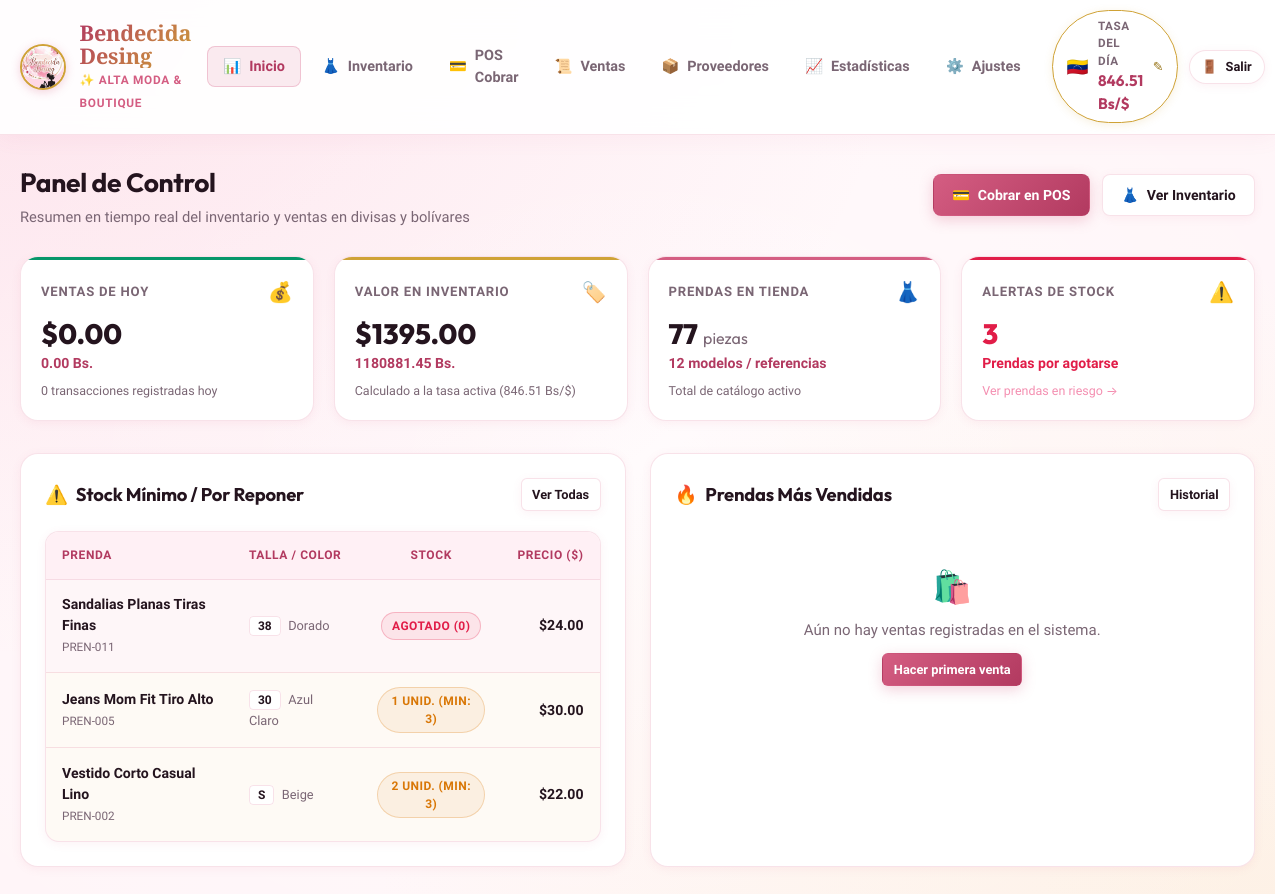
/ (signed in), run on the app's committed database.
### tables this page shows
CREATE TABLE prendas (
            id INTEGER PRIMARY KEY AUTOINCREMENT,
            codigo TEXT UNIQUE NOT NULL,
            nombre TEXT NOT NULL,
            categoria TEXT NOT NULL,
            talla TEXT NOT NULL,
            color TEXT NOT NULL,
            precio_costo REAL NOT NULL DEFAULT 0.0,
            precio_venta REAL NOT NULL DEFAULT 0.0,
            stock INTEGER NOT NULL DEFAULT 0,
            stock_minimo INTEGER NOT NULL DEFAULT 3,
            activo INTEGER NOT NULL DEFAULT 1,
            fecha_creacion TEXT NOT NULL
        , imagen TEXT DEFAULT '', proveedor_id INTEGER DEFAULT NULL, compra_proveedor_id INTEGER DEFAULT NULL);

### app.py (the view)
@app.route('/')
def dashboard():
    kpis = db.get_dashboard_kpis()
    return render_template('dashboard.html', kpis=kpis, active_page='dashboard')

### app.py (called while the page is built)
@app.before_request
def require_login():
    if request.endpoint in ['login', 'static'] or (request.path and request.path.startswith('/static')):
        return
    if not session.get('user_id'):
        return redirect(url_for('login', next=request.url))

@app.context_processor
def inject_global_data():
    config = db.get_config_dict()
    tasa = db.get_tasa_dolar()
    return {
        'config': config,
        'tasa_dolar': tasa,
        'ultima_actualizacion_bcv': config.get('ultima_actualizacion_bcv', ''),
        'current_user': session.get('user_name', 'Administrador'),
        'username': session.get('username', 'admin'),
        'anio_actual': datetime.now().year
    }

### database.py (called while the page is built)
def get_db():
    conn = sqlite3.connect(DB_PATH)
    conn.row_factory = sqlite3.Row
    conn.execute("PRAGMA foreign_keys = ON")
    return conn

def get_config_dict():
    conn = get_db()
    rows = conn.execute('SELECT clave, valor FROM configuracion').fetchall()
    conn.close()
    return {r['clave']: r['valor'] for r in rows}

def get_tasa_dolar():
    conn = get_db()
    row = conn.execute("SELECT valor FROM configuracion WHERE clave = 'tasa_dolar'").fetchone()
    conn.close()
    if row:
        try:
            return float(row['valor'])
        except ValueError:
            return 65.50
    return 65.50

### templates/dashboard.html (shortened to what this page needs)
{% extends "base.html" %}
{% block content %}
<div class="page-header">
  <div class="page-title-group">
    <h2>Panel de Control</h2>
    <p>Resumen en tiempo real del inventario y ventas en divisas y bolívares</p>
  </div>
  <div class="header-actions">
    <a href="{{ url_for('pos') }}" class="btn btn-primary">
      <span>💳</span> Cobrar en POS
    </a>
    <a href="{{ url_for('inventario') }}" class="btn btn-secondary">
      <span>👗</span> Ver Inventario
    </a>
  </div>
</div>
<div class="kpi-grid">
  <div class="kpi-card emerald">
    <div class="kpi-header">
      <span class="kpi-title">Ventas de Hoy</span>
      <span class="kpi-icon">💰</span>
    </div>
    <div class="kpi-value-group">
      <div class="kpi-main-val">${{ "%.2f"|format(kpis.ventas_hoy_usd) }}</div>
      <div class="kpi-sub-val">{{ "%.2f"|format(kpis.ventas_hoy_bs) }} Bs.</div>
    </div>
    <div class="kpi-foot">
      <span>{{ kpis.total_ventas_hoy }} transacciones registradas hoy</span>
    </div>
  </div>
  <div class="kpi-card blue">
    <div class="kpi-header">
      <span class="kpi-title">Valor en Inventario</span>
      <span class="kpi-icon">🏷️</span>
    </div>
    <div class="kpi-value-group">
      <div class="kpi-main-val">${{ "%.2f"|format(kpis.valor_inventario_usd) }}</div>
      <div class="kpi-sub-val">{{ "%.2f"|format(kpis.valor_inventario_bs) }} Bs.</div>
    </div>
    <div class="kpi-foot">
      <span>Calculado a la tasa activa ({{ "%.2f"|format(kpis.tasa_dolar) }} Bs/$)</span>
    </div>
  </div>
  <div class="kpi-card">
    <div class="kpi-header">
      <span class="kpi-title">Prendas en Tienda</span>
      <span class="kpi-icon">👗</span>
    </div>
    <div class="kpi-value-group">
      <div class="kpi-main-val">{{ kpis.total_unidades }} <span style="font-size: 1rem; color: var(--text-muted); font-weight: normal;">piezas</span></div>
      <div class="kpi-sub-val">{{ kpis.total_modelos }} modelos / referencias</div>
    </div>
    <div class="kpi-foot">
      <span>Total de catálogo activo</span>
    </div>
  </div>
  <div class="kpi-card rose">
    <div class="kpi-header">
      <span class="kpi-title">Alertas de Stock</span>
      <span class="kpi-icon">⚠️</span>
    </div>
    <div class="kpi-value-group">
      <div class="kpi-main-val" style="color: var(--accent-rose);">{{ kpis.total_stock_bajo }}</div>
      <div class="kpi-sub-val" style="color: var(--accent-rose);">Prendas por agotarse</div>
    </div>
    <div class="kpi-foot">
      <a href="{{ url_for('inventario', stock_bajo=1) }}" style="color: var(--primary-light); text-decoration: none;">Ver prendas en riesgo &rarr;</a>
    </div>
  </div>
</div>
<div style="display: grid; grid-template-columns: repeat(auto-fit, minmax(360px, 1fr)); gap: 1.5rem;">
  <div class="card">
    <div style="display: flex; justify-content: space-between; align-items: center; margin-bottom: 1.25rem;">
      <h3 style="font-size: 1.15rem; display: flex; align-items: center; gap: 0.5rem;">
        <span style="color: var(--accent-rose);">⚠️</span> Stock Mínimo / Por Reponer
      </h3>
      <a href="{{ url_for('inventario', stock_bajo=1) }}" class="btn btn-secondary btn-sm">Ver Todas</a>
    </div>
    {% if kpis.alertas_stock %}
      <div class="table-responsive">
        <table class="table">
          <thead>
            <tr>
              <th>Prenda</th>
              <th>Talla / Color</th>
              <th style="text-align: center;">Stock</th>
              <th style="text-align: right;">Precio ($)</th>
            </tr>
          </thead>
          <tbody>
            {% for p in kpis.alertas_stock %}
            <tr class="{% if p.stock == 0 %}table-row-danger{% else %}table-row-warning{% endif %}">
              <td>
                <strong>{{ p.nombre }}</strong><br>
                <small style="color: var(--text-muted);">{{ p.codigo }}</small>
              </td>
              <td>
                <span class="badge-pill-talla">{{ p.talla }}</span>
                <span style="font-size: 0.8rem; color: var(--text-muted); margin-left: 0.25rem;">{{ p.color }}</span>
              </td>
              <td style="text-align: center;">
                {% if p.stock == 0 %}
                  <span class="badge badge-rose">Agotado (0)</span>
                {% else %}
                  <span class="badge badge-amber">{{ p.stock }} unid. (Min: {{ p.stock_minimo }})</span>
                {% endif %}
              </td>
              <td style="text-align: right; font-weight: 600;">
                ${{ "%.2f"|format(p.precio_venta) }}
              </td>
            </tr>
            {% endfor %}
          </tbody>
        </table>
      </div>
    {% else %}
      <div style="text-align: center; padding: 2rem; color: var(--text-muted);">
        <div style="font-size: 2rem; margin-bottom: 0.5rem;">✨</div>
        <p>¡Excelente! Todas las prendas tienen stock suficiente por encima del mínimo.</p>
      </div>
    {% endif %}
  </div>
  <div class="card">
    <div style="display: flex; justify-content: space-between; align-items: center; margin-bottom: 1.25rem;">
      <h3 style="font-size: 1.15rem; display: flex; align-items: center; gap: 0.5rem;">
        <span style="color: var(--primary-light);">🔥</span> Prendas Más Vendidas
      </h3>
      <a href="{{ url_for('ventas') }}" class="btn btn-secondary btn-sm">Historial</a>
    </div>
    {% if kpis.top_prendas %}
      <div class="table-responsive">
        <table class="table">
          <thead>
            <tr>
              <th>Prenda</th>
              <th>Talla / Color</th>
              <th style="text-align: right;">Total Vendido</th>
            </tr>
          </thead>
          <tbody>
            {% for top in kpis.top_prendas %}
            <tr>
              <td><strong>{{ top.nombre }}</strong></td>
              <td>
                <span class="badge-pill-talla">{{ top.talla }}</span>
                <span style="font-size: 0.8rem; color: var(--text-muted); margin-left: 0.25rem;">{{ top.color }}</span>
              </td>
              <td style="text-align: right;">
                <span class="badge badge-emerald" style="font-size: 0.85rem;">{{ top.total_vendido }} piezas</span>
              </td>
            </tr>
            {% endfor %}
          </tbody>
        </table>
      </div>
    {% else %}
      <div style="text-align: center; padding: 2rem; color: var(--text-muted);">
        <div style="font-size: 2rem; margin-bottom: 0.5rem;">🛍️</div>
        <p>Aún no hay ventas registradas en el sistema.</p>
        <a href="{{ url_for('pos') }}" class="btn btn-primary btn-sm" style="margin-top: 0.75rem;">Hacer primera venta</a>
      </div>
    {% endif %}
  </div>
</div>
{% endblock %}

### data on the page
prendas: nombre "Sandalias Planas Tiras Finas", codigo "PREN-011", talla "38", color "Dorado", stock "AGOTADO (0)", precio_venta "24.00"
prendas: nombre "Jeans Mom Fit Tiro Alto", codigo "PREN-005", talla "30", color "Azul Claro", stock "1", stock_minimo "3", precio_venta "30.00"
prendas: nombre "Vestido Corto Casual Lino", codigo "PREN-002", talla "S", color "Beige", stock "2", stock_minimo "3", precio_venta "22.00"

### other printed values
{{ "%.2f"|format(tasa_dolar) }} "846.51"
{{ "%.2f"|format(kpis.ventas_hoy_usd) }} "0.00"
{{ "%.2f"|format(kpis.ventas_hoy_bs) }} "0.00"
{{ kpis.total_ventas_hoy }} "0"
{{ "%.2f"|format(kpis.valor_inventario_usd) }} "1395.00"
{{ "%.2f"|format(kpis.valor_inventario_bs) }} "1180881.45"
{{ "%.2f"|format(kpis.tasa_dolar) }} "846.51"
{{ kpis.total_unidades }} "77"
{{ kpis.total_modelos }} "12"
{{ kpis.total_stock_bajo }} "3"
